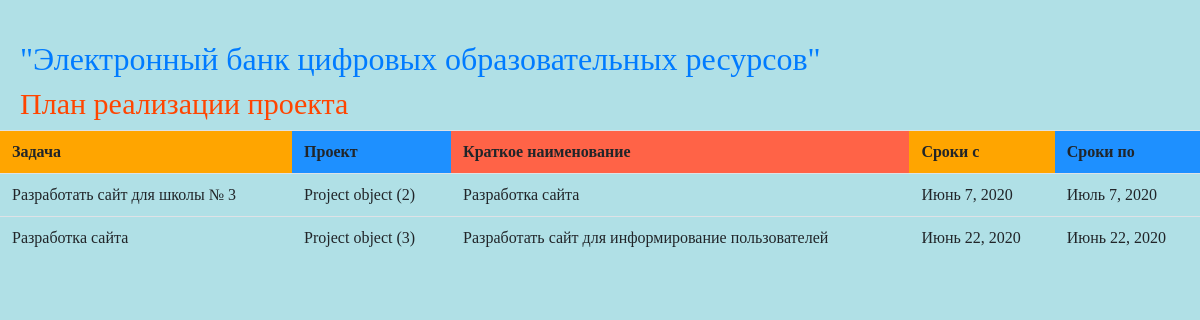
The app's page /display_plan_realization/ with its own data.
### is_electronne_bank/models.py (models this page shows)
class PlanRealizachiiVProekte(models.Model):
    zadacha = models.CharField(max_length=100, verbose_name='Задача', )
    project = models.ForeignKey(Project, verbose_name='Проект', on_delete=models.CASCADE,
                                related_name="plan_realizachiiVproekte", )
    kratoe_naimenovanie = models.CharField(max_length=100, verbose_name='Краткое наименование', )
    sroki_s = models.DateField(default=timezone.now, verbose_name='Сроки с', )
    sroki_po = models.DateField(default=timezone.now, verbose_name='Сроки по')
    class Meta:
        verbose_name = 'План реализации в проекте'
        verbose_name_plural ='План реализации в проекте'

class Project(models.Model):
    name_project = models.CharField(max_length=250, verbose_name='Наименование проекта', )
    data_realizachii_s = models.DateField(default=timezone.now, verbose_name='Дата реализации с', )
    data_realizachii_po = models.DateField(default=timezone.now, verbose_name='Дата реализации по', )
    selka_na_saite = models.CharField(max_length=250, null=True, blank=True, verbose_name='Ссылка на сайте')
    product_innovation_deatelnosti = models.CharField(max_length=250, verbose_name='Продукт инновационной деятельности')
    rukovoditel_organization = models.CharField(max_length=250, null=True, blank=True,
                                                verbose_name='Руководитель организации', )
    nauche_rukovoditel = models.CharField(max_length=250, null=True, blank=True, verbose_name='Научный руководитель', )
    predloshenie_po_ispolzovanie = models.CharField(max_length=250, null=True, blank=True,
                                                    verbose_name='Предложения по использованию', )
    name_organization = models.ForeignKey(Organization, on_delete=models.CASCADE, verbose_name='Наименование организации')
    provereno = models.BooleanField('Отметка об отсутствии ошибок', default=False,)
    avtor = models.ForeignKey(settings.AUTH_USER_MODEL,on_delete=models.CASCADE, verbose_name='Автор')
    class Meta:
        verbose_name = 'Проект'
        verbose_name_plural = 'Проекты'

### is_electronne_bank/views.py (the view)
# urls.py: path('display_plan_realization/',views.display_plan_realization,name='display_plan_realization'),
def display_plan_realization(request):
    plan_realization = PlanRealizachiiVProekte.objects.all
    return render(request, 'display_plan_realization.html',{'plna_realization':plan_realization})

### templates/display_plan_realization.html (shortened to what this page needs)
{% load static %}
<html>
<head>
    <link rel="stylesheet" href="https://stackpath.bootstrapcdn.com/bootstrap/4.4.1/css/bootstrap.min.css">
</head>
<body bgcolor="PowderBlue">
 <h2><a href="http://127.0.0.1:8000/">"Электронный банк цифровых образовательных ресурсов"</a></h2>
<h1>План реализации проекта</h1>
<table class="table">
    <tr>
        <th class="zadacha" style="background-color:orange"> Задача</th>
        <th class="project" style="background-color:DodgerBlue">Проект</th>
        <th class="kratoe_naimenovanie" style="background-color:Tomato"> Краткое наименование</th>
        <th class="sroki_s" style="background-color:orange"> Сроки с</th>
        <th class="sroki_po" style="background-color:DodgerBlue"> Сроки по</th>
    </tr>
    {% for i in plna_realization%}
    <tr>
        <td> {{ i.zadacha }}</td>
        <td> {{ i.project }}</td>
        <td> {{ i.kratoe_naimenovanie }}</td>
        <td> {{ i.sroki_s }}</td>
        <td> {{i.sroki_po }}</td>
    </tr>
    {% endfor %}
</table>
</body>
</html>

### templates/display_plan_realization.html (style rules this page uses)
body { background:#B0E0E6; font-family: "Times New Roman"; }
h1 { font-size: 30px; font-family: "Times New Roman"; color: OrangeRed; margin-left: 20px; }
h2 { margin-left: 20px; margin-top: 40px; }

### records on screen
PlanRealizachiiVProekte: zadacha "Разработать сайт для школы № 3", project "Project object (2)", kratoe_naimenovanie "Разработка сайта", sroki_s "Июнь 7, 2020", sroki_po "Июль 7, 2020"
PlanRealizachiiVProekte: zadacha "Разработка сайта", project "Project object (3)", kratoe_naimenovanie "Разработать сайт для информирование пользователей", sroki_s "Июнь 22, 2020", sroki_po "Июнь 22, 2020"
